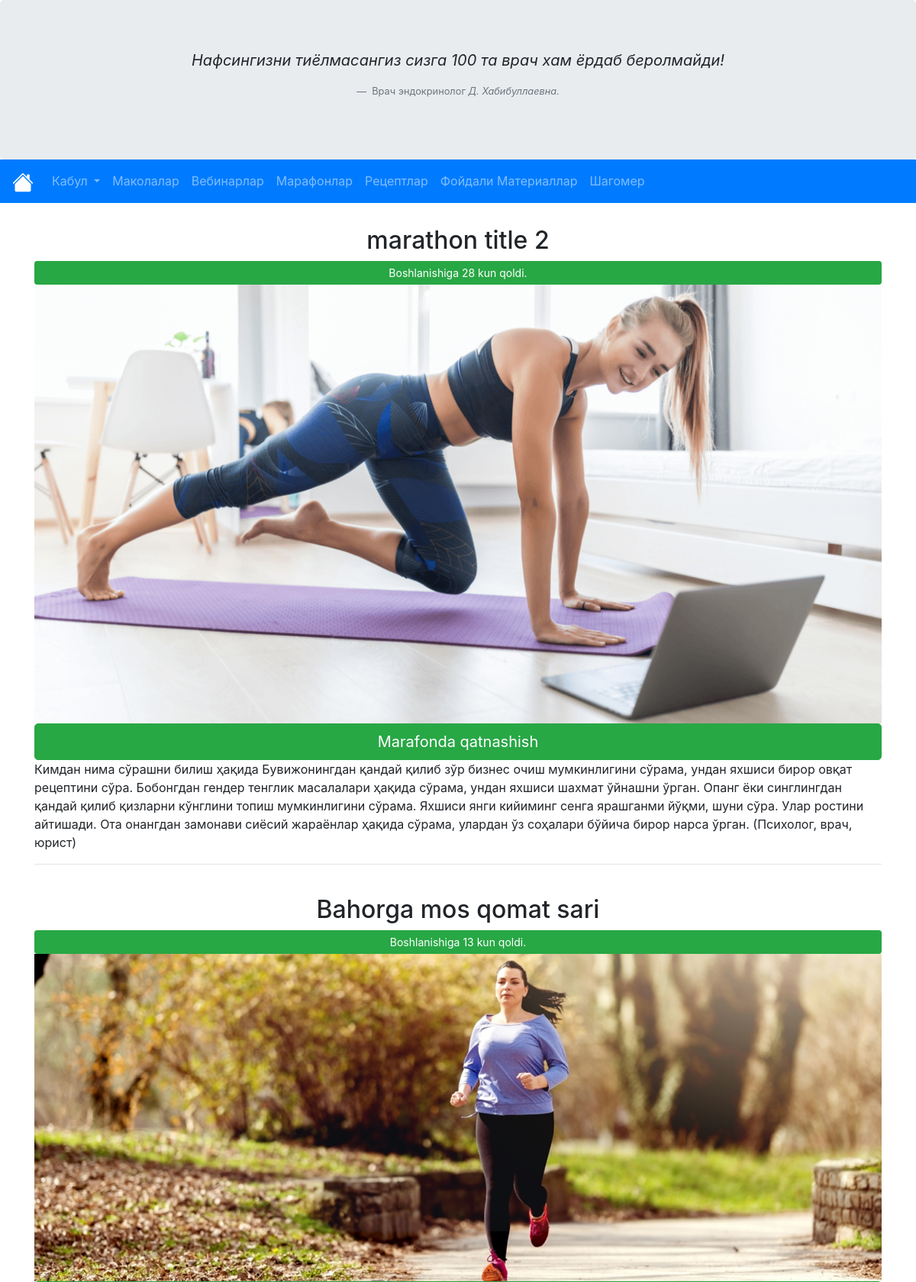
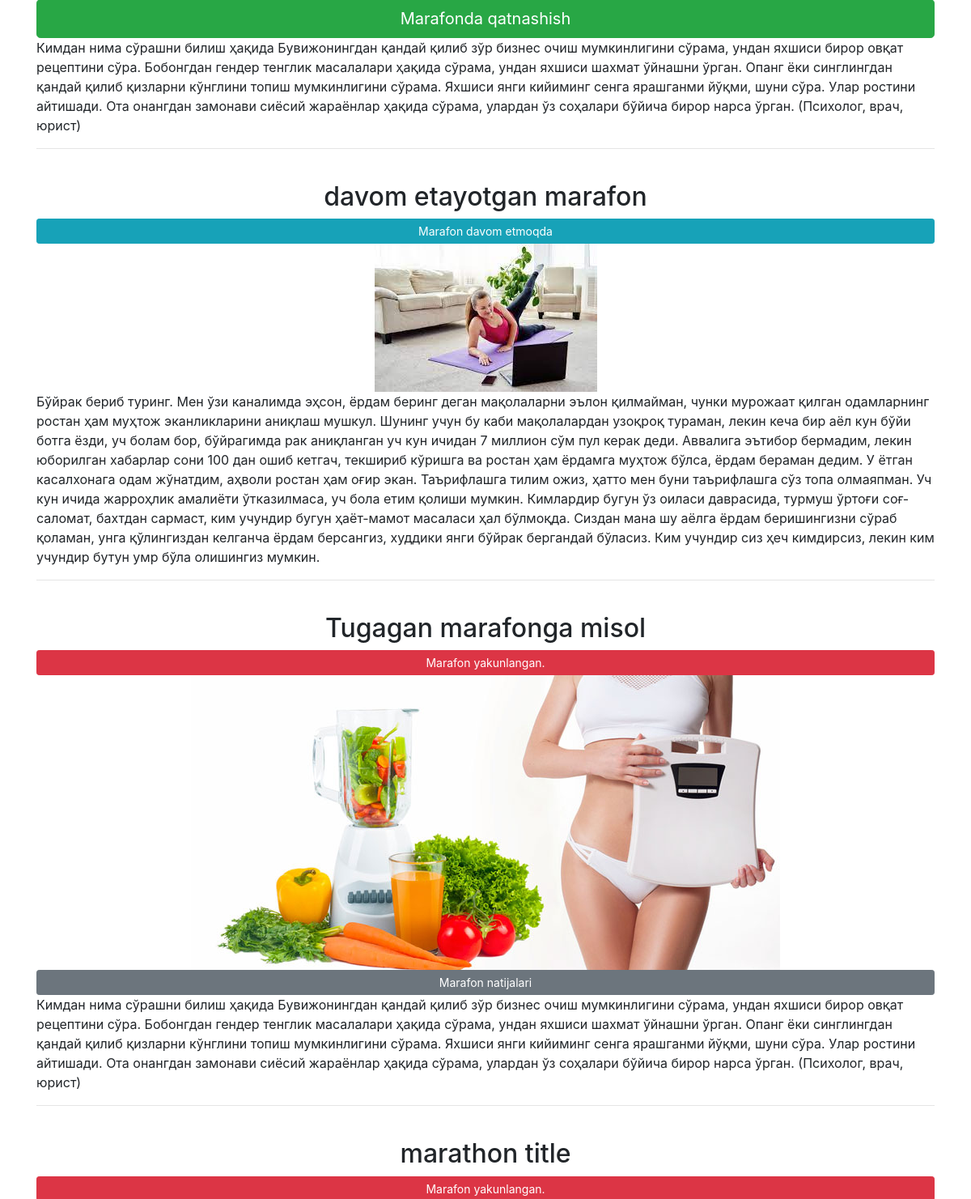
Page /doctor/marathon/ (upper part) on the committed database (2 pictures, top to bottom).
### doctor/models.py (models this page shows, shortened)
class Marathon(models.Model):
    title = models.CharField(max_length=100)
    information = models.TextField(null=True)
    image = models.ImageField(upload_to='static/doctor', default='def_img_for_articles.jpg')
    starting_day = models.DateField()
    ending_day = models.DateField()
    created_at = models.DateTimeField(default=timezone.now)
    results = models.TextField(default="Not finished!")
    @property
    def until_end(self):
        return (self.ending_day - datetime.date.today()).days
    @property
    def until_start(self):
        return (self.starting_day - datetime.date.today()).days

### doctor/views.py (the view)
# urls.py: path('marathon/', MarathonView.as_view(), name='marathons'),
class MarathonView(View):
    def get(self, request):
        marathons = Marathon.objects.order_by('-starting_day')
        return render(request, 'doctor/marathons.html', {'marathons': marathons})

### doctor/templates/doctor/marathons.html (shortened to what this page needs)
{% extends "doctor/base.html" %}
{% block content %}
<div class="col-sm">
{% for marathon in marathons %}
  <h2  class="text-center">{{marathon.title}}</h2>
  {% if marathon.until_start > 1 %}
  <button type="button" class="btn btn-success btn-sm btn-block">Boshlanishiga {{ marathon.until_start }} kun qoldi.</button>
  {% elif marathon.until_end > 1 %}
  <button type="button" class="btn btn-info btn-sm btn-block">Marafon davom etmoqda</button>
  {% else %}
  <button type="button" class="btn btn-danger btn-sm btn-block">Marafon yakunlangan.</button>
  {% endif %}
  {% load static %}
  <div class="my_photo text-center"><img src="{% static marathon.image %}" class="img-fluid" alt="my photo"></div>
  {% if marathon.until_start > 1 %}
  <button type="button" class="btn btn-success btn-lg btn-block">Marafonda qatnashish</button>
  {% elif marathon.until_end > 1 %}
  {% else %}
  <button type="button" onclick="location.href='{% url 'marathonresults' marathon.pk %}';" class="btn btn-secondary btn-sm btn-block">Marafon natijalari</button>
  {% endif %}
  <p>{{marathon.information}}</p>
  <hr>
  <br>
{% endfor %}
</div>
{% endblock %}

### doctor/templates/doctor/base.html (shortened to what this page needs)
<!DOCTYPE html>
<html lang="en">
<head>
  <link rel="stylesheet" href="https://maxcdn.bootstrapcdn.com/bootstrap/4.5.2/css/bootstrap.min.css">
</head>
<body>
<div class="jumbotron text-center" style="margin-bottom:0">
  <figure class="text-end">
  <blockquote class="blockquote">
    <p><em>Нафсингизни тиёлмасангиз сизга 100 та врач хам ёрдаб беролмайди!</em></p>
  </blockquote>
  <figcaption class="blockquote-footer">
    Врач эндокринолог <cite title="Source Title"><em>Д. Хабибуллаевна.</em></cite>
  </figcaption>
</figure>
</div>
<nav class="navbar navbar-expand-sm bg-primary navbar-dark sticky-top">
  <a class="navbar-brand" href="{% url 'index' %}">
  </a>
  <div class="collapse navbar-collapse" id="collapsibleNavbar">
    <ul class="navbar-nav">
    <li class="nav-item dropdown">
      <a class="nav-link dropdown-toggle" href="#" data-toggle="dropdown">
        Кабул
      </a>
    </li>
      <li class="nav-item">
        <a class="nav-link" href="{% url 'articles' %}">Маколалар</a>
      </li>
      <li class="nav-item">
        <a class="nav-link" href="https://www.youtube.com/channel/UCgBFwHyGEi_h19syvwrPejw/videos">Вебинарлар</a>
      </li>
      <li class="nav-item">
        <a class="nav-link" href="{% url 'marathons' %}">Марафонлар</a>
      </li>
      <li class="nav-item">
        <a class="nav-link" href="#">Рецептлар</a>
      </li>
      <li class="nav-item">
        <a class="nav-link" href="#">Фойдали Материаллар</a>
      </li>
      <li class="nav-item">
        <a class="nav-link" href="{% url 'pedometer' %}">Шагомер</a>
      </li>
    </ul>
  </div>
</nav>
<div class="container" style="margin-top:30px">
  <div class="row" id="content">
      {% block content %}{% endblock %}
  </div>
</div>
</body>
</html>

### rows in the picture
Marathon: title "marathon title 2", until_start "28", image (picture), shows "Marafonda qatnashish", information "Кимдан нима сўрашни билиш ҳақида Бувижонингдан қандай қилиб зўр бизнес очиш мумкинлигини сўрама, ундан яхшиси бирор овқат рецептини сўра. Бобонгдан гендер тенглик масалалари ҳақида сўрама, ундан яхшиси шахмат ўйнашни ўрган. Опанг ёки синглингдан қандай қилиб қизларни кўнглини топиш мумкинлигини сўрама. Яхшиси янги кийиминг сенга ярашганми йўқми, шуни сўра. Улар ростини айтишади. Ота онангдан замонави сиёсий жараёнлар ҳақида сўрама, улардан ўз соҳалари бўйича бирор нарса ўрган. (Психолог, врач, юрист)"
Marathon: title "Bahorga mos qomat sari", until_start "13", image (picture), shows "Marafonda qatnashish", information "Кимдан нима сўрашни билиш ҳақида Бувижонингдан қандай қилиб зўр бизнес очиш мумкинлигини сўрама, ундан яхшиси бирор овқат рецептини сўра. Бобонгдан гендер тенглик масалалари ҳақида сўрама, ундан яхшиси шахмат ўйнашни ўрган. Опанг ёки синглингдан қандай қилиб қизларни кўнглини топиш мумкинлигини сўрама. Яхшиси янги кийиминг сенга ярашганми йўқми, шуни сўра. Улар ростини айтишади. Ота онангдан замонави сиёсий жараёнлар ҳақида сўрама, улардан ўз соҳалари бўйича бирор нарса ўрган. (Психолог, врач, юрист)"
Marathon: title "davom etayotgan marafon", starting_day "Marafon davom etmoqda", image (picture), information "Бўйрак бериб туринг. Мен ўзи каналимда эҳсон, ёрдам беринг деган мақолаларни эълон қилмайман, чунки мурожаат қилган одамларнинг ростан ҳам муҳтож эканликларини аниқлаш мушкул. Шунинг учун бу каби мақолалардан узоқроқ тураман, лекин кеча бир аёл кун бўйи ботга ёзди, уч болам бор, бўйрагимда рак аниқланган уч кун ичидан 7 миллион сўм пул керак деди. Аввалига эътибор бермадим, лекин юборилган хабарлар сони 100 дан ошиб кетгач, текшириб кўришга ва ростан ҳам ёрдамга муҳтож бўлса, ёрдам бераман дедим. У ётган касалхонага одам жўнатдим, аҳволи ростан ҳам оғир экан. Таърифлашга тилим ожиз, ҳатто мен буни таърифлашга сўз топа олмаяпман. Уч кун ичида жарроҳлик амалиёти ўтказилмаса, уч бола етим…"
Marathon: title "Tugagan marafonga misol", starting_day "Marafon yakunlangan.", image (picture), information "Кимдан нима сўрашни билиш ҳақида Бувижонингдан қандай қилиб зўр бизнес очиш мумкинлигини сўрама, ундан яхшиси бирор овқат рецептини сўра. Бобонгдан гендер тенглик масалалари ҳақида сўрама, ундан яхшиси шахмат ўйнашни ўрган. Опанг ёки синглингдан қандай қилиб қизларни кўнглини топиш мумкинлигини сўрама. Яхшиси янги кийиминг сенга ярашганми йўқми, шуни сўра. Улар ростини айтишади. Ота онангдан замонави сиёсий жараёнлар ҳақида сўрама, улардан ўз соҳалари бўйича бирор нарса ўрган. (Психолог, врач, юрист)"
Marathon: title "marathon title", starting_day "Marafon yakunlangan."
